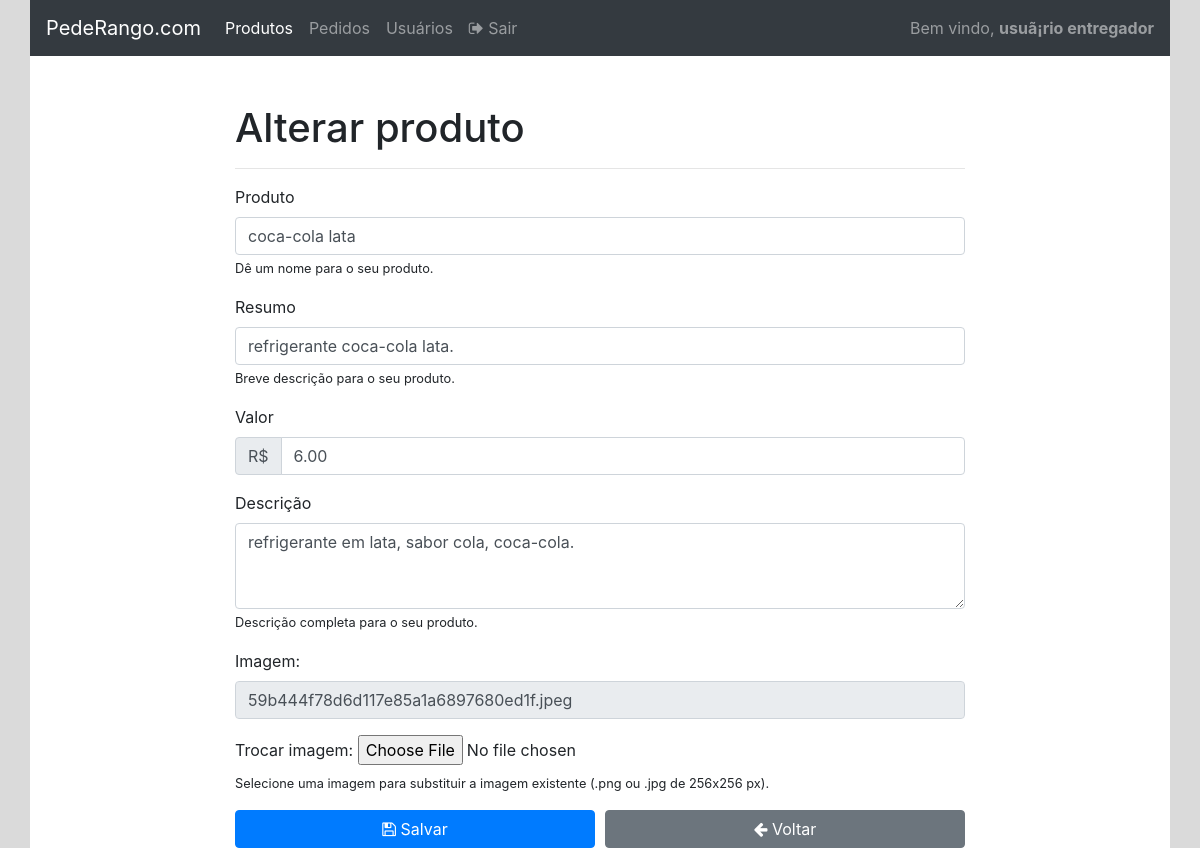
Screenshot of /admin/produto_alterar.php?id=26 (signed in) with the database file from the repository.
### tables this page shows
create table produtos_tb(
    codigo_produto int(10) not null primary key auto_increment,

    nome_prod varchar(50) not null,
    resumo_prod varchar(255) not null,
    valor_prod decimal(3,2) not null,
    descricao_prod text,
    imagem_prod text
);

### admin/produto_alterar.php (the view, shortened to what this page needs)
<?php
require_once '../conexao/conecta.php';
if(isset($_GET['id'])){
    $id = $_GET['id'];
    $resultado = mysqli_query($conexao, "SELECT * FROM produtos_tb WHERE codigo_produto=$id");
    if($resultado){
        $produto = mysqli_fetch_assoc($resultado);
    }
}else{
    header('Location: produto_listar.php');
}
?>
<!DOCTYPE html>
<html lang="pt-br">
<head>
    <link rel="stylesheet" href="https://stackpath.bootstrapcdn.com/font-awesome/4.7.0/css/font-awesome.min.css">
    <link rel="stylesheet" href="https://stackpath.bootstrapcdn.com/bootstrap/4.3.1/css/bootstrap.min.css">
</head>
<body>
    <div id="principal" class="container">
        <div class="row">
            <div class="col-12 p-0">
                <?php require_once 'header.php' ?>
            </div>
        </div>
        <div class="row mt-5">
            <div class="col-12">
                <div class="row" id="conteudo">
                    <div class="col-8 offset-2">
                        <h1>Alterar produto</h1>
                        <hr>
                        <form method="post" enctype="multipart/form-data">
                            <div class="form-group">
                                <label for="campoNomeProd">Produto</label>
                                <input value="<?php print $produto['nome_prod'] ?>" class="form-control" type="text" name="nome_prod" id="campoNomeProd" placeholder="Digite um nome para o produto">
                                <small>Dê um nome para o seu produto.</small>
                            </div>
                            <div class="form-group">
                                <label for="campoResumoProd">Resumo</label>
                                <input value="<?php print $produto['resumo_prod'] ?>" class="form-control" type="text" name="resumo_prod" id="campoResumoProd" placeholder="Digite o resumo do produto">
                                <small>Breve descrição para o seu produto.</small>
                            </div>
                            <div class="form-group">
                                <label for="campoValor">Valor</label>
                                <div class="input-group">
                                    <div class="input-group-prepend">
                                        <div class="input-group-text">R$</div>
                                    </div>
                                    <input value="<?php print $produto['valor_prod'] ?>" class="form-control" name="valor_prod" id="campoValor" type="number" min="0.01" step="0.01" max="2500" placeholder="4.00" />
                                </div>
                            </div>
                            <div class="form-group">
                                <label for="campoDescricaoProd">Descrição</label>
                                <textarea class="form-control" name="descricao_prod" id="campoDescricaoProd" rows="3" placeholder="Digite a descrição do produto"><?php print $produto['descricao_prod'] ?></textarea>
                                <small>Descrição completa para o seu produto.</small>
                            </div>
                            <div class="form-group">
                                <label for="campoImagem">Imagem:</label>
                                <input class="form-control disabled" value="<?php print $produto['imagem_prod'] ?>" type="text" id="campoImagem" disabled>
                            </div>
                            <div class="form-group">
                                <label for="novaImagem">Trocar imagem:</label>
                                <input type="file" name="imagem_nova" id="novaImagem">
                                <br>
                                <small>Selecione uma imagem para substituir a imagem existente (.png ou .jpg de 256x256 px).</small>
                            </div>
                            <div class="form-row">
                                <div class="col-6">
                                    <button class="btn btn-block btn-primary" type="submit" value="Salvar"><i class="fa fa-floppy-o"></i> Salvar</button>
                                </div>
                                <div class="col-6">
                                    <a href="produto_listar.php" class="btn btn-block btn-secondary"><i class="fa fa-arrow-left"></i> Voltar</a>
                                </div>
                            </div>
                        </form>
                    </div>
                </div>
            </div>
        </div>
    </div>
</body>
</html>

### admin/produto_alterar.php (style rules this page uses)
html, body { background-color: #dadada; height: 100%; }
#principal, #conteudo { background-color: white; }
#principal { height: 100%; }

### rows the page displays
produtos_tb: nome_prod "coca-cola lata", resumo_prod "refrigerante coca-cola lata.", valor_prod "6.00", descricao_prod "refrigerante em lata, sabor cola, coca-cola.", imagem_prod "59b444f78d6d117e85a1a6897680ed1f.jpeg"

### other values shown
$_SESSION['nome_completo'] "usuã¡rio entregador"
